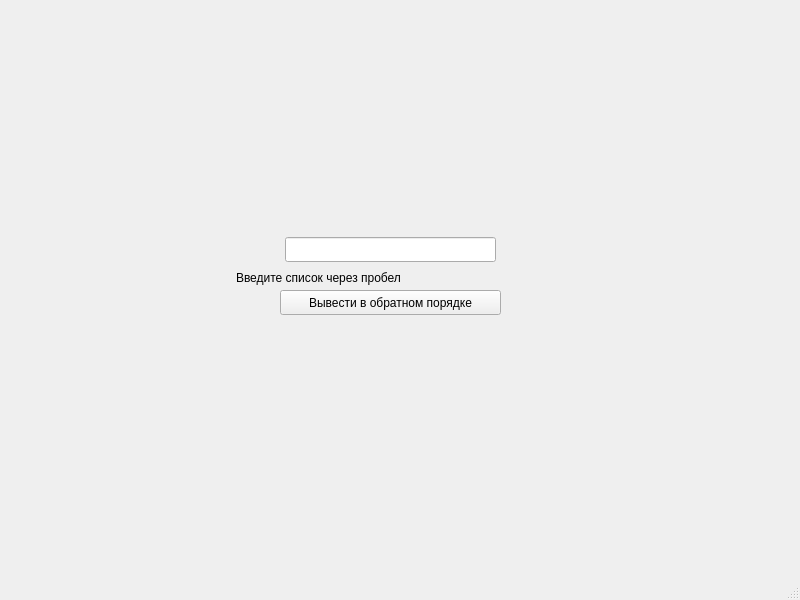
<?xml version="1.0" encoding="UTF-8"?>
<ui version="4.0">
 <class>MainWindow</class>
 <widget class="QMainWindow" name="MainWindow">
  <property name="geometry">
   <rect>
    <x>0</x>
    <y>0</y>
    <width>800</width>
    <height>600</height>
   </rect>
  </property>
  <property name="windowTitle">
   <string>MainWindow</string>
  </property>
  <widget class="QWidget" name="centralwidget">
   <widget class="QPushButton" name="pushButton">
    <property name="geometry">
     <rect>
      <x>280</x>
      <y>290</y>
      <width>221</width>
      <height>25</height>
     </rect>
    </property>
    <property name="text">
     <string>Вывести в обратном порядке</string>
    </property>
   </widget>
   <widget class="QLabel" name="label">
    <property name="geometry">
     <rect>
      <x>236</x>
      <y>268</y>
      <width>311</width>
      <height>20</height>
     </rect>
    </property>
    <property name="text">
     <string>Введите список через пробел</string>
    </property>
   </widget>
   <widget class="QLineEdit" name="lineEdit">
    <property name="geometry">
     <rect>
      <x>285</x>
      <y>237</y>
      <width>211</width>
      <height>25</height>
     </rect>
    </property>
   </widget>
  </widget>
  <widget class="QMenuBar" name="menubar">
   <property name="geometry">
    <rect>
     <x>0</x>
     <y>0</y>
     <width>800</width>
     <height>22</height>
    </rect>
   </property>
  </widget>
  <widget class="QStatusBar" name="statusbar"/>
 </widget>
 <resources/>
 <connections/>
</ui>
